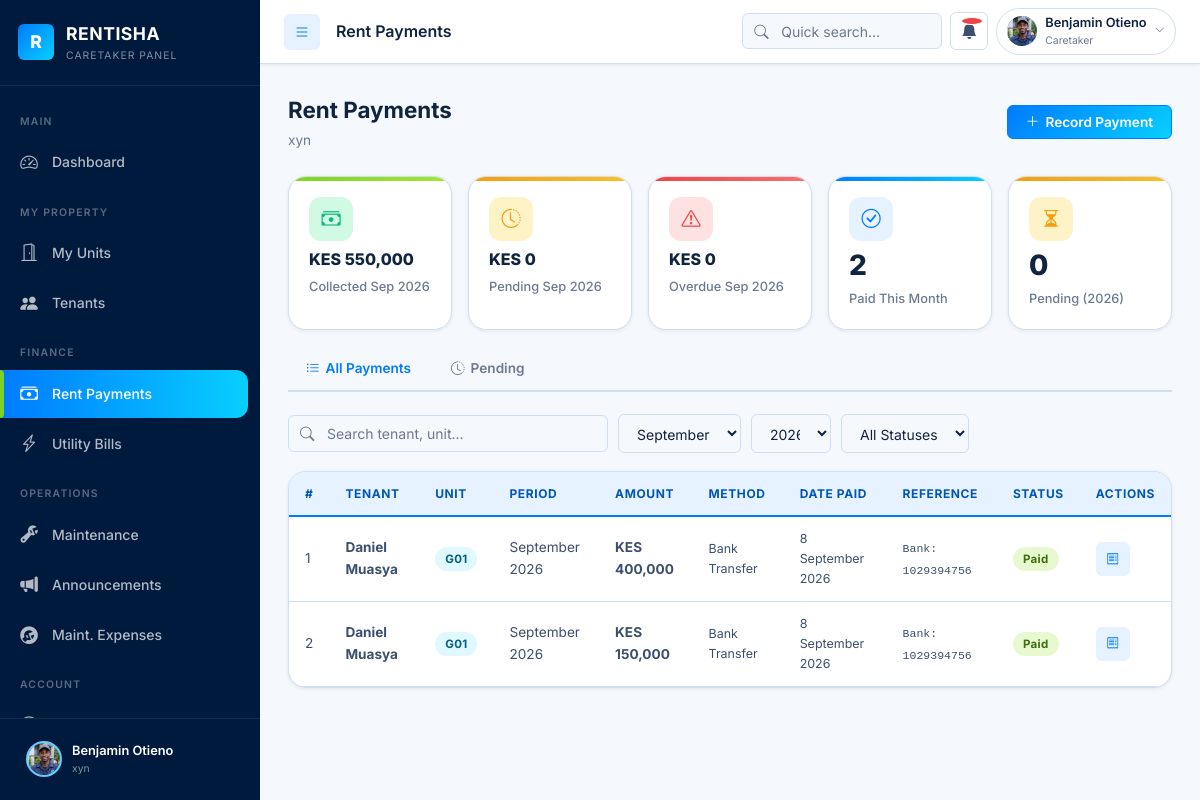
Screenshot of /caretaker/rent.php (signed in) with the database file from the repository.
### tables this page shows
CREATE TABLE `payments` (
  `id` int(10) UNSIGNED NOT NULL,
  `tenant_id` int(10) UNSIGNED NOT NULL,
  `payment_type` enum('Rent','Deposit','Utility','Other') NOT NULL DEFAULT 'Rent',
  `unit_id` int(10) UNSIGNED DEFAULT NULL,
  `apartment_id` int(10) UNSIGNED DEFAULT NULL,
  `month` enum('January','February','March','April','May','June','July','August','September','October','November','December') NOT NULL,
  `year` year(4) NOT NULL,
  `amount` decimal(10,2) NOT NULL,
  `expected_amount` decimal(10,2) DEFAULT NULL COMMENT 'Expected rent',
  `balance` decimal(10,2) DEFAULT 0.00 COMMENT 'Remaining balance',
  `carried_credit` decimal(10,2) DEFAULT 0.00 COMMENT 'Credit from previous month',
  `payment_method` enum('M-PESA','M-PESA Paybill','Airtel Money','PDQ/POS','Bank Transfer','Cash','Cheque','Other') NOT NULL DEFAULT 'M-PESA',
  `reference_number` varchar(80) DEFAULT NULL COMMENT 'M-PESA/Airtel transaction ID',
  `receipt_number` varchar(80) DEFAULT NULL COMMENT 'System-generated receipt reference',
  `cheque_number` varchar(60) DEFAULT NULL,
  `cheque_bank` varchar(80) DEFAULT NULL,
  `cheque_status` enum('Pending','Cleared','Bounced') DEFAULT NULL,
  `payment_date` date DEFAULT NULL,
  `status` enum('Paid','Pending','Partial','Overdue','Waived') NOT NULL DEFAULT 'Pending',
  `notes` text DEFAULT NULL,
  `recorded_by` int(10) UNSIGNED DEFAULT NULL COMMENT 'FK → users (admin/caretaker)',
  `confirmed_by` int(10) UNSIGNED DEFAULT NULL COMMENT 'FK ??? users (who confirmed this payment)',
  `created_at` datetime NOT NULL DEFAULT current_timestamp(),
  `updated_at` datetime DEFAULT NULL ON UPDATE current_timestamp()
);

CREATE TABLE `users` (
  `id` int(10) UNSIGNED NOT NULL,
  `full_name` varchar(120) NOT NULL,
  `email` varchar(180) NOT NULL,
  `phone` varchar(20) DEFAULT NULL,
  `id_number` varchar(30) DEFAULT NULL COMMENT 'National ID or Passport',
  `password_hash` varchar(255) NOT NULL,
  `role` enum('admin','caretaker','tenant') NOT NULL,
  `status` enum('active','inactive','suspended','prospective','moved_out','terminated','pending_setup','pending_approval') NOT NULL DEFAULT 'pending_setup',
  `must_change_password` tinyint(1) NOT NULL DEFAULT 0 COMMENT '1 = force password change on next login',
  `avatar` varchar(255) DEFAULT NULL COMMENT 'Relative path to profile image',
  `emergency_contact` varchar(200) DEFAULT NULL,
  `preferred_apartment_id` int(10) UNSIGNED DEFAULT NULL COMMENT 'Tenant preference set during self-registration',
  `preferred_unit_type` varchar(60) DEFAULT NULL COMMENT 'Unit type preferred on registration',
  `notes` text DEFAULT NULL COMMENT 'Free-text notes from registration form',
  `created_at` datetime NOT NULL DEFAULT current_timestamp(),
  `updated_at` datetime DEFAULT NULL ON UPDATE current_timestamp()
);

CREATE TABLE `units` (
  `id` int(10) UNSIGNED NOT NULL,
  `apartment_id` int(10) UNSIGNED NOT NULL,
  `unit_number` varchar(20) NOT NULL,
  `unit_type` enum('Bedsitter','Studio','Self-Contained','1 Bedroom','2 Bedroom','3 Bedroom','4 Bedroom','Penthouse','Maisonette','Shop','Office','Other') NOT NULL DEFAULT '1 Bedroom',
  `floor` tinyint(3) UNSIGNED DEFAULT 0,
  `bathrooms` tinyint(3) UNSIGNED DEFAULT 1,
  `monthly_rent` decimal(10,2) NOT NULL,
  `deposit` decimal(10,2) DEFAULT 0.00,
  `status` enum('Vacant','Occupied','Under Maintenance') NOT NULL DEFAULT 'Vacant',
  `features` longtext DEFAULT NULL COMMENT 'Array of amenity strings' CHECK (json_valid(`features`)),
  `notes` text DEFAULT NULL,
  `created_at` datetime NOT NULL DEFAULT current_timestamp(),
  `updated_at` datetime DEFAULT NULL ON UPDATE current_timestamp()
);

### includes/db_helpers.php (called while the page is built, shortened)
<?php
$_RENTISHA_COLS = [];
function _hasCol(string $table, string $col): bool {
    global $_RENTISHA_COLS;
    if (!isset($_RENTISHA_COLS[$table])) {
        try {
            $pdo = getDB();
            $_RENTISHA_COLS[$table] = $pdo->query("SHOW COLUMNS FROM `{$table}`")->fetchAll(PDO::FETCH_COLUMN);
        } catch (Exception $e) {
            $_RENTISHA_COLS[$table] = [];
        }
    }
    return in_array($col, $_RENTISHA_COLS[$table], true);
}
function getPayments(array $filters = []): array {
    $pdo    = getDB();
    $rcSel  = _hasCol('payments','receipt_number') ? 'p.receipt_number,' : 'NULL AS receipt_number,';
    $chSel  = _hasCol('payments','cheque_number')  ? 'p.cheque_number, p.cheque_bank, p.cheque_status,' : 'NULL AS cheque_number, NULL AS cheque_bank, NULL AS cheque_status,';
    $balSel = _hasCol('payments','balance')        ? 'p.expected_amount, p.balance, p.carried_credit,' : 'NULL AS expected_amount, NULL AS balance, NULL AS carried_credit,';
    $ptSel  = _hasCol('payments','payment_type')   ? 'p.payment_type,' : "'Rent' AS payment_type,";
    $sql  = "SELECT p.id, p.month, p.year, p.amount, p.payment_method,
                    p.reference_number, {$rcSel} {$chSel} {$balSel} {$ptSel}
                    p.payment_date, p.status, p.notes, p.created_at,
                    u.full_name AS tenant_name, u.phone AS tenant_phone,
                    un.unit_number, a.name AS apartment_name,
                    rb.full_name AS recorded_by_name
             FROM payments p
             JOIN users u ON u.id=p.tenant_id
             LEFT JOIN units un ON un.id=p.unit_id
             LEFT JOIN apartments a ON a.id=p.apartment_id
             LEFT JOIN users rb ON rb.id=p.recorded_by
             WHERE 1=1";
    $positional = [];
    if (!empty($filters['status']))       { $sql .= " AND p.status=?";       $positional[] = $filters['status']; }
    if (!empty($filters['month']))        { $sql .= " AND p.month=?";         $positional[] = $filters['month']; }
    if (!empty($filters['year']))         { $sql .= " AND p.year=?";          $positional[] = $filters['year']; }
    if (!empty($filters['apartment_id'])) { $sql .= " AND p.apartment_id=?";  $positional[] = $filters['apartment_id']; }
    if (!empty($filters['payment_type']) && _hasCol('payments','payment_type')) {
        $types = (array)$filters['payment_type'];
        $sql  .= " AND p.payment_type IN (" . implode(',', array_fill(0, count($types), '?')) . ")";
        foreach ($types as $t) { $positional[] = $t; }
    }
    $sql .= " ORDER BY p.year DESC, FIELD(p.month,'January','February','March','April','May','June','July','August','September','October','November','December') DESC, p.created_at DESC";
    $st = $pdo->prepare($sql);
    $st->execute($positional);
    return $st->fetchAll(PDO::FETCH_ASSOC);
}
function getMonthlyTotals(?int $apartmentId = null): array {
    $pdo  = getDB();
    $sql  = "SELECT COALESCE(SUM(CASE WHEN p.status='Paid' THEN p.amount ELSE 0 END),0) AS collected,
                    COALESCE(SUM(CASE WHEN p.status='Pending' THEN p.amount ELSE 0 END),0) AS pending,
                    COALESCE(SUM(CASE WHEN p.status='Overdue' THEN p.amount ELSE 0 END),0) AS overdue,
                    COUNT(CASE WHEN p.status='Paid'    THEN 1 END) AS paid_count,
                    COUNT(CASE WHEN p.status='Pending' THEN 1 END) AS pending_count,
                    COUNT(CASE WHEN p.status='Overdue' THEN 1 END) AS overdue_count
             FROM payments p WHERE p.month=:m AND p.year=:y";
    $params = [':m'=>date('F'),':y'=>(int)date('Y')];
    if ($apartmentId) { $sql .= " AND p.apartment_id=:apt_id"; $params[':apt_id']=$apartmentId; }
    $st = $pdo->prepare($sql); $st->execute($params);
    return $st->fetch(PDO::FETCH_ASSOC) ?: [];
}
function formatDate(?string $date): string {
    try { return (new DateTime($date))->format('j F Y'); }
    catch (Exception $e) { return $date; }
}
function formatKES($amount): string {
    return 'KES '.number_format((float)$amount,0);
}
function statusBadgeClass(string $status): string {
    $map = [
        'paid'=>'badge-paid','active'=>'badge-paid','resolved'=>'badge-paid',
        'occupied'=>'badge-paid','cleared'=>'badge-paid',
        'pending'=>'badge-pending',
        'overdue'=>'badge-overdue','bounced'=>'badge-overdue','terminated'=>'badge-overdue',
        'vacant'=>'badge-progress','reserved'=>'badge-progress','in progress'=>'badge-progress',
        'inactive'=>'badge-inactive','moved_out'=>'badge-inactive','moved out'=>'badge-inactive',
        'prospective'=>'badge-prospective',
    ];
    $key = strtolower($status);
    return isset($map[$key]) ? $map[$key] : 'badge-info';
}

### caretaker/rent.php (the view, shortened to what this page needs)
<?php
require_once '../includes/db_helpers.php';
$aptId = (int)($_SESSION['apartment_id'] ?? 0);
$filterMonth = $_GET['month'] ?? date('F');
$filterYear  = (int)($_GET['year'] ?? date('Y'));
$filterStatus= $_GET['status'] ?? '';
$payments = getPayments([
    'apartment_id' => $aptId,
    'month'        => $filterMonth ?: null,
    'year'         => $filterYear,
    'status'       => $filterStatus ?: null,
    'payment_type' => ['Rent', 'Deposit'],
]);
$pending = getPayments([
    'apartment_id' => $aptId,
    'status'       => 'Pending',
    'year'         => $filterYear,
    'payment_type' => ['Rent', 'Deposit'],
]);
$totals  = getMonthlyTotals($aptId);
$months  = ['January','February','March','April','May','June',
            'July','August','September','October','November','December'];
?>
<!DOCTYPE html>
<html lang="en">
<head>
  <link rel="stylesheet" href="https://cdn.jsdelivr.net/npm/bootstrap-icons@1.11.3/font/bootstrap-icons.min.css">
  <link rel="stylesheet" href="../assets/css/style.css">
</head>
<body>
<div class="rms-shell">
  <?php include '../includes/sidebar_caretaker.php'; ?>
  <div class="main-content" id="mainContent">
    <?php include '../includes/topnav.php'; ?>
    <div class="page-content">
      <div class="page-header">
        <div>
          <h1>Rent Payments</h1>
          <p><?= htmlspecialchars($_SESSION['apartment'] ?? '') ?></p>
        </div>
        <div class="d-flex gap-2">
          <button class="btn btn-primary" data-modal-open="recordRentModal">
            <i class="bi bi-plus-lg"></i> Record Payment
          </button>
        </div>
      </div>
      <div class="stats-grid" style="grid-template-columns:repeat(auto-fill,minmax(140px,1fr));margin-bottom:18px;">
        <div class="stat-card green">
          <div class="stat-icon"><i class="bi bi-cash-stack"></i></div>
          <div class="stat-value" style="font-size:1rem;"><?= formatKES($totals['collected'] ?? 0) ?></div>
          <div class="stat-label">Collected <?= date('M Y') ?></div>
        </div>
        <div class="stat-card orange">
          <div class="stat-icon"><i class="bi bi-clock-history"></i></div>
          <div class="stat-value" style="font-size:1rem;"><?= formatKES($totals['pending'] ?? 0) ?></div>
          <div class="stat-label">Pending <?= date('M Y') ?></div>
        </div>
        <div class="stat-card red">
          <div class="stat-icon"><i class="bi bi-exclamation-triangle"></i></div>
          <div class="stat-value" style="font-size:1rem;"><?= formatKES($totals['overdue'] ?? 0) ?></div>
          <div class="stat-label">Overdue <?= date('M Y') ?></div>
        </div>
        <div class="stat-card blue">
          <div class="stat-icon"><i class="bi bi-check-circle"></i></div>
          <div class="stat-value" data-count="<?= $totals['paid_count'] ?? 0 ?>"><?= $totals['paid_count'] ?? 0 ?></div>
          <div class="stat-label">Paid This Month</div>
        </div>
        <div class="stat-card orange">
          <div class="stat-icon"><i class="bi bi-hourglass-split"></i></div>
          <div class="stat-value" data-count="<?= count($pending) ?>"><?= count($pending) ?></div>
          <div class="stat-label">Pending (<?= $filterYear ?>)</div>
        </div>
      </div>
      <div class="tabs" role="tablist">
        <div class="tab-item active" data-tab="tab-all" role="tab"><i class="bi bi-list-ul"></i> All Payments</div>
        <div class="tab-item" data-tab="tab-pending" role="tab">
          <i class="bi bi-clock-history"></i> Pending
        </div>
      </div>
      <div id="tab-all" class="tab-panel active">
        <div class="filter-bar">
          <div class="input-group search-box">
            <input type="search" class="form-control" placeholder="Search tenant, unit…" data-search-table="ctRentTable">
          </div>
          <form method="GET" style="display:contents;">
            <select name="month" class="form-control" style="width:auto;" onchange="this.form.submit()">
              <?php foreach ($months as $m): ?>
              <option value="<?= $m ?>" <?= $filterMonth===$m?'selected':'' ?>><?= $m ?></option>
              <?php endforeach; ?>
            </select>
            <select name="year" class="form-control" style="width:80px;" onchange="this.form.submit()">
              <?php for ($y=(int)date('Y'); $y>=(int)date('Y')-2; $y--): ?>
              <option value="<?= $y ?>" <?= $filterYear===$y?'selected':'' ?>><?= $y ?></option>
              <?php endfor; ?>
            </select>
            <select name="status" class="form-control" style="width:auto;" onchange="this.form.submit()">
              <option value="">All Statuses</option>
            </select>
          </form>
        </div>
        <div class="card">
          <div class="card-body p-0">
            <div class="table-wrapper">
              <table class="rms-table" id="ctRentTable">
                <thead>
                  <tr>
                    <th>#</th><th>Tenant</th><th>Unit</th><th>Period</th>
                    <th>Amount</th><th>Method</th><th>Date Paid</th>
                    <th>Reference</th><th>Status</th><th>Actions</th>
                  </tr>
                </thead>
                <tbody>
                  <?php if (empty($payments)): ?>
                  <tr><td colspan="10" style="text-align:center;padding:32px;color:var(--text-muted);">
                    No payments found for <?= $filterMonth ?: 'this period' ?> <?= $filterYear ?>.
                    <a href="#" data-modal-open="recordRentModal">Record one</a>.
                  </td></tr>
                  <?php else: ?>
                    <?php foreach ($payments as $i => $p): ?>
                    <tr>
                      <td><?= $i+1 ?></td>
                      <td class="fw-bold"><?= htmlspecialchars($p['tenant_name']) ?></td>
                      <td><span class="badge badge-info"><?= htmlspecialchars($p['unit_number'] ?? '—') ?></span></td>
                      <td><?= $p['month'].' '.$p['year'] ?></td>
                      <td class="fw-bold"><?= formatKES($p['amount']) ?></td>
                      <td style="font-size:.78rem;"><?= htmlspecialchars($p['payment_method']) ?></td>
                      <td style="font-size:.78rem;"><?= $p['payment_date'] ? formatDate($p['payment_date']) : '—' ?></td>
                      <td><code style="font-size:.72rem;"><?= htmlspecialchars($p['reference_number'] ?? '—') ?></code></td>
                      <td>
                        <span class="badge <?= statusBadgeClass($p['status']) ?>"><?= $p['status'] ?></span>
                      </td>
                      <td>
                        <div class="d-flex gap-1">
                          <a href="../admin/payments.php?receipt=<?= $p['id'] ?>"
                             class="btn btn-secondary btn-sm btn-icon" title="Receipt">
                            <i class="bi bi-receipt"></i>
                          </a>
                        </div>
                      </td>
                    </tr>
                    <?php endforeach; ?>
                  <?php endif; ?>
                </tbody>
              </table>
            </div>
          </div>
        </div>
      </div>
    </div>
  </div>
</div>
</body>
</html>

### rows the page displays
payments: tenant.full_name "Daniel Muasya", unit.unit_number "G01", month "September", year "2026", amount "KES 400,000", payment_method "Bank Transfer", payment_date "8 September 2026", reference_number "Bank: 1029394756", status "Paid"
payments: tenant.full_name "Daniel Muasya", unit.unit_number "G01", month "September", year "2026", amount "KES 150,000", payment_method "Bank Transfer", payment_date "8 September 2026", reference_number "Bank: 1029394756", status "Paid"

### other values shown
isset($_SESSION['name']) ? $_SESSION['name'] : 'Caretaker' "Benjamin Otieno"
isset($_SESSION['apartment']) ? $_SESSION['apartment'] : 'Caretaker' "xyn"
$pageTitle "Rent Payments"
$userName "Benjamin Otieno"
$roleBadge['label'] "Caretaker"
$_SESSION['apartment'] "xyn"
formatKES($totals['collected'] ?? 0) "KES 550,000"
formatKES($totals['pending'] ?? 0) "KES 0"
formatKES($totals['overdue'] ?? 0) "KES 0"
$totals['paid_count'] "2"
count($pending) "0"
form field month "September"
form field year "2026"
